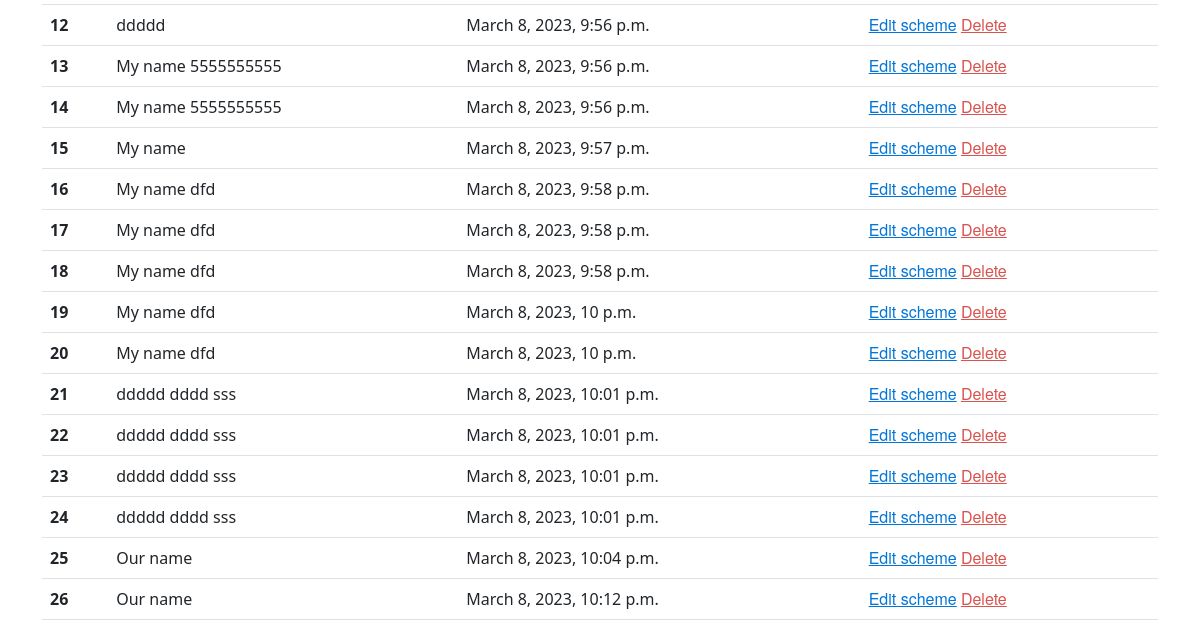
Before: / (signed in, lower part) with the older database file.
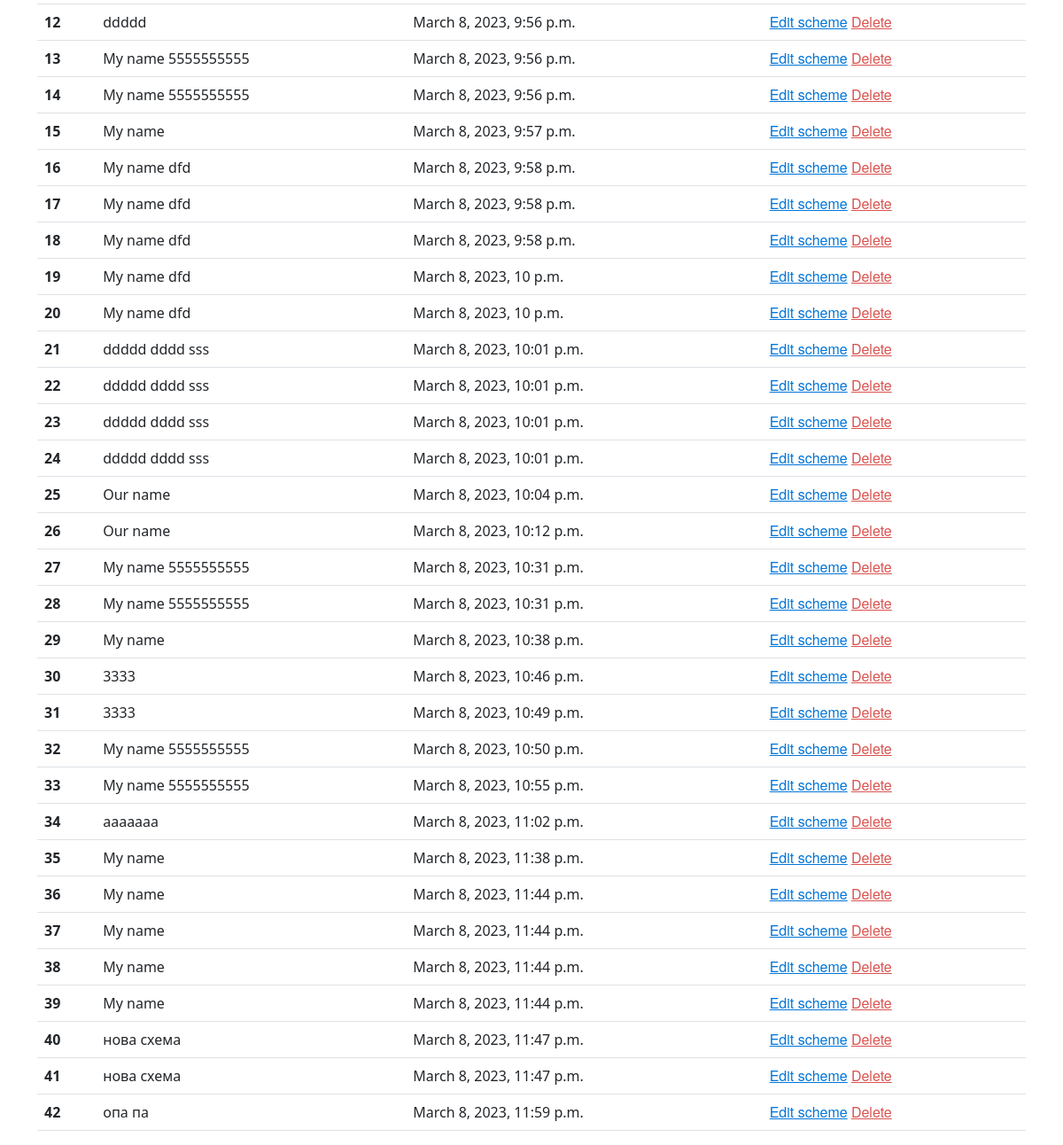
After: the same page with the newer database file.
### mystical_users/models.py (models this page shows, shortened)
class Schema(models.Model):
    title = models.CharField(max_length=100, verbose_name='Title', blank=True)
    modified = models.DateTimeField(auto_now_add=True, verbose_name='Modified')

### mystical_users/views.py (the view)
# urls.py: path("", views.schemas, name='schemas'),
@login_required
def schemas(request):
    schemes = Schema.objects.all()
    context = {'schemes': schemes}
    return render(request, 'schemas.html', context)

### mystical_users/templates/schemas.html (shortened to what this page needs)
{% extends 'base.html' %}
{% block content %}
<table class="table">
  <tbody>
  {% for item in schemes %}
  <tr>
     <th scope="row">{{ item.id }}</th>
     <td>{{ item.title }}</td>
     <td>{{ item.modified }}</td>
      <td> <a href="" id="Edit">Edit scheme</a> <a href="" id="Delete">Delete</a></td>
  </tr>
{% endfor %}
  </tbody>
</table>
{% endblock %}

### mystical_users/templates/base.html (shortened to what this page needs)
<!doctype html>
<html lang="ru">
<head>
    <link href="https://cdn.jsdelivr.net/npm/bootstrap@5.3.0-alpha1/dist/css/bootstrap.min.css" rel="stylesheet">
    {% load static %}
    {% block extrastyle %}
    <link rel="stylesheet" href="{% static 'css/login.css' %}">
    <link rel="stylesheet" href="{% static 'css/schemas.css' %}">
    {% endblock %}
</head>
<body>
    <div class="container">
        {% block content %}{% endblock %}
    </div>
</body>
</html>

### static/css/schemas.css (style rules this page uses)
#Edit { font-family: 'Helvetica Neue'; font-style: normal; font-weight: 400; font-size: 16px; line-height: 21px; color: #0275D8; }
#Delete { font-family: 'Helvetica Neue'; font-style: normal; font-weight: 400; font-size: 16px; line-height: 21px; color: #D9534F; }

Changed rows visible on the page:
added Schema: id "27", title "My name 5555555555", modified "March 8, 2023, 10:31 p.m."
added Schema: id "28", title "My name 5555555555", modified "March 8, 2023, 10:31 p.m."
added Schema: id "29", title "My name", modified "March 8, 2023, 10:38 p.m."
added Schema: id "30", title "3333", modified "March 8, 2023, 10:46 p.m."
added Schema: id "31", title "3333", modified "March 8, 2023, 10:49 p.m."
added Schema: id "32", title "My name 5555555555", modified "March 8, 2023, 10:50 p.m."
added Schema: id "33", title "My name 5555555555", modified "March 8, 2023, 10:55 p.m."
added Schema: id "34", title "ааааааа", modified "March 8, 2023, 11:02 p.m."
added Schema: id "35", title "My name", modified "March 8, 2023, 11:38 p.m."
added Schema: id "36", title "My name", modified "March 8, 2023, 11:44 p.m."
added Schema: id "37", title "My name", modified "March 8, 2023, 11:44 p.m."
added Schema: id "38", title "My name", modified "March 8, 2023, 11:44 p.m."
added Schema: id "39", title "My name", modified "March 8, 2023, 11:44 p.m."
added Schema: id "40", title "нова схема", modified "March 8, 2023, 11:47 p.m."
added Schema: id "41", title "нова схема", modified "March 8, 2023, 11:47 p.m."
added Schema: id "42", title "опа па", modified "March 8, 2023, 11:59 p.m."
